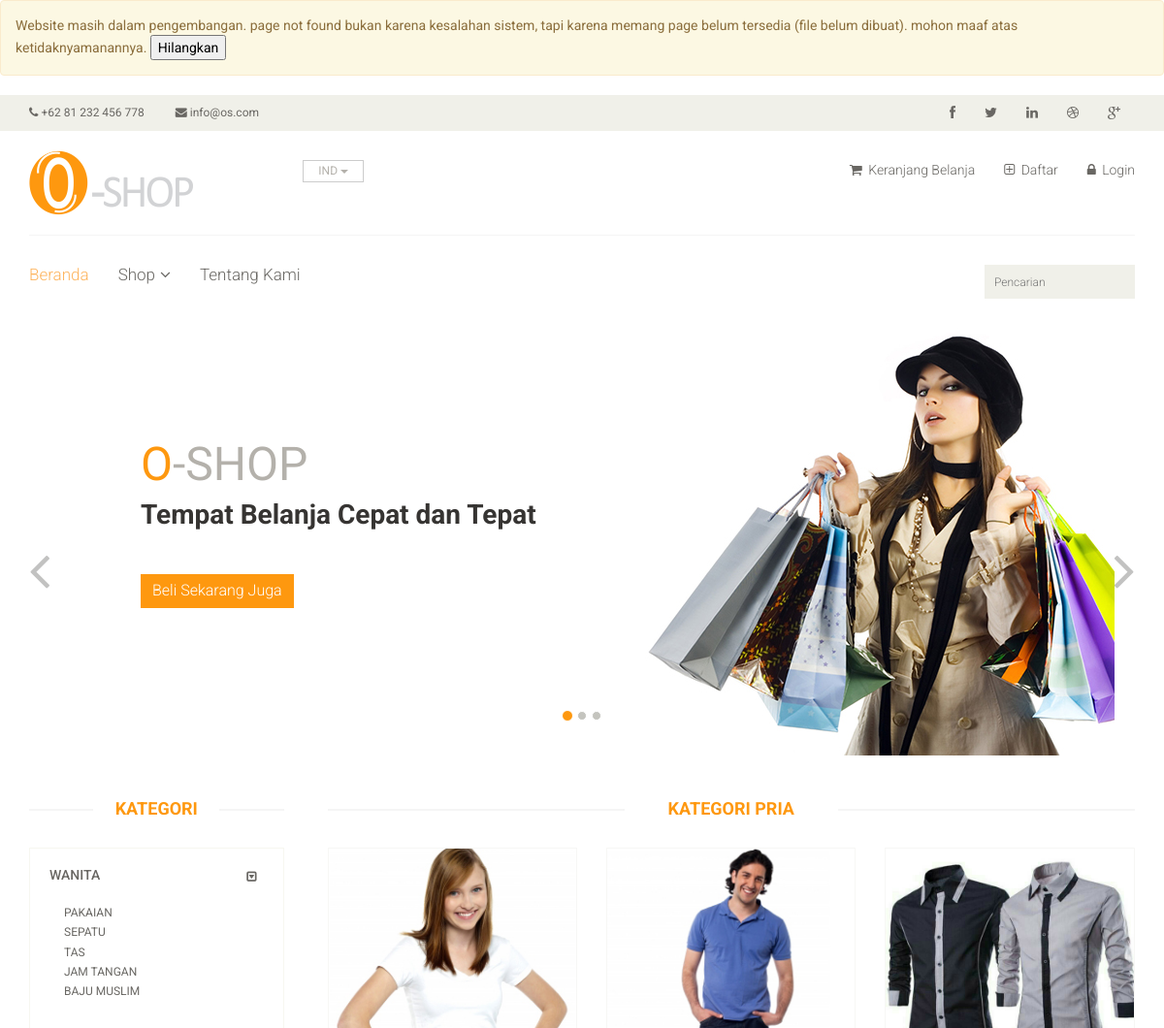
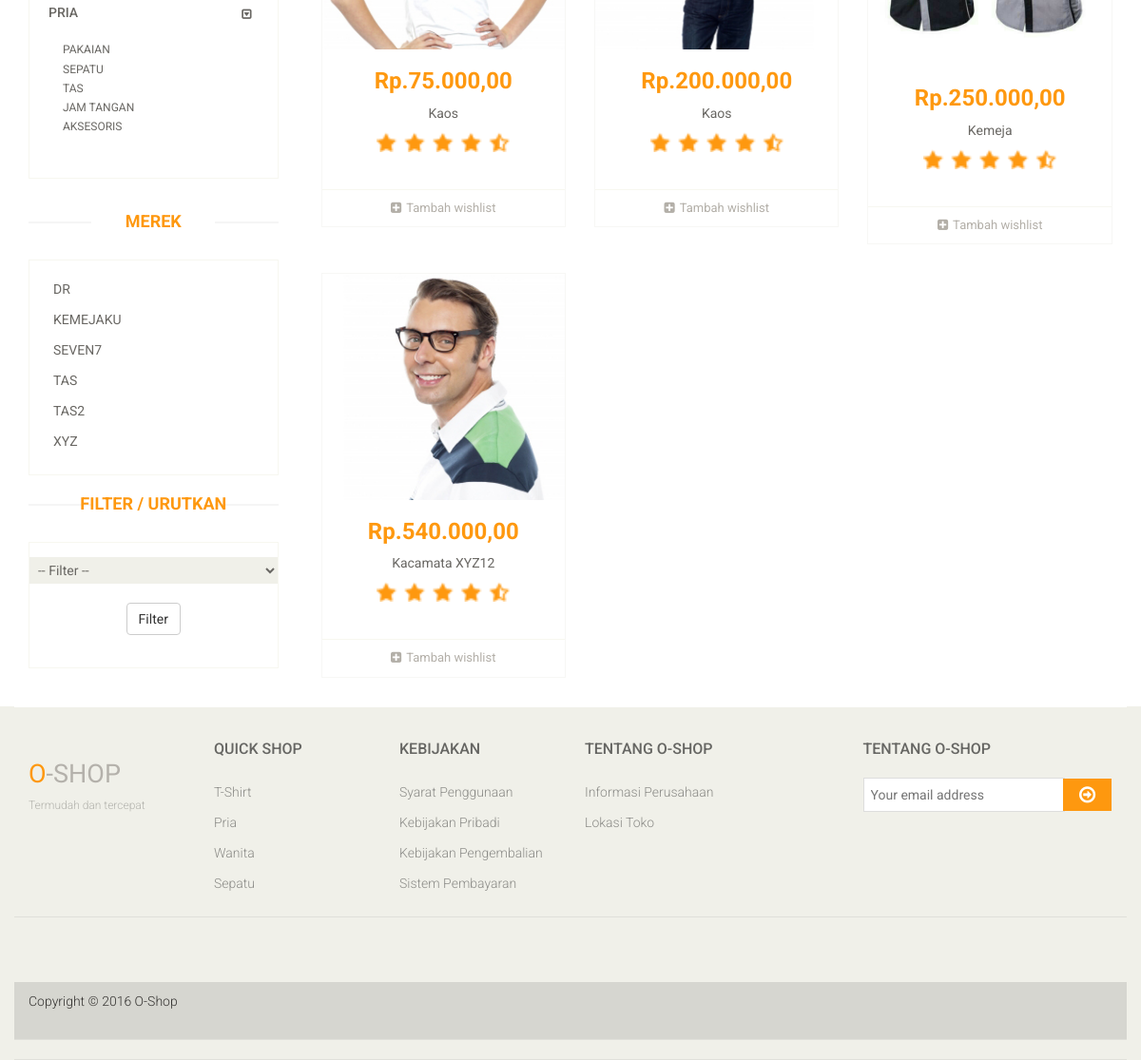
The page /welcome/kategori/pria on the database its author committed (2 pictures, top to bottom).
### tables this page shows
CREATE TABLE `subkategori` (
  `id_sub` int(11) NOT NULL,
  `nama_sub` varchar(30) NOT NULL,
  `kategori` int(11) NOT NULL
);

CREATE TABLE `produk` (
  `id_produk` int(11) NOT NULL,
  `nama_produk` varchar(50) NOT NULL,
  `detail_produk` longtext NOT NULL,
  `stock_produk` int(11) NOT NULL,
  `kondisi_produk` int(11) NOT NULL,
  `brand_produk` varchar(50) NOT NULL,
  `harga_produk` int(11) NOT NULL,
  `kategori_produk` int(11) NOT NULL,
  `foto_produk` varchar(100) NOT NULL
);

### application/controllers/Welcome.php (called while the page is built, shortened)
<?php
class Welcome extends CI_Controller {
	public function __construct()
	{
		$this->load->model('ProdukModel');
		$this->load->library('pagination');
	}
	function kategori($id = NULL)
	{
		if ($id != NULL) {
			$data['slider'] = 1;
			$data['isi'] = 'konten/home';
			$data['title'] = $id .' ';
			$data['pria'] = $this->ProdukModel->get_kategori(1);
			$data['wanita'] = $this->ProdukModel->get_kategori(2);
			$b = $this->ProdukModel->get_brand();
			$i = 0;
			foreach ($b as $value) {
				$brand[$i] = $value->brand_produk;
				$i++;
			}
			$i = 0;
			$c = 0;
			$max = count($brand);
			while ($i < $max) {
				if ($i < $max-1) {
					if ($brand[$i] == $brand[$i+1]) {
						$i++;
						$data['brand'][$c] = $brand[$i];
						if ($brand[$i+1] != $brand[$i+2]) {
							$c++;
						}
					}else{
						$data['brand'][$c] = $brand[$i];
						$c++;
					}
				}else {
					$data['brand'][$c] = $brand[$i];
				}
				$i++;
			}
			if ($id == 'pria') {
				$id = 1;
				$data['header_kategori'] = 'kategori Pria';
			}else {
				$id = 2;
				$data['header_kategori'] = 'kategori Wanita';
			}
			$data['list_produk'] = $this->ProdukModel->get_by_parent($id);
			$this->load->view('main', $data);
		}
	}
}

### index.php (called while the page is built, shortened)
<?php
require_once BASEPATH.'core/CodeIgniter.php';

### application/models/ProdukModel.php (called while the page is built, shortened)
<?php
class ProdukModel extends CI_Model {
	function get_kategori($id)
	{
		$this->db->where('kategori', $id);
		$r = $this->db->get('subkategori');
		return $r->result();
	}
	function get_brand()
	{
		$this->db->select('brand_produk');
		$this->db->order_by('brand_produk', 'asc');
		$r = $this->db->get('produk');
		return $r->result();
	}
	function get_by_parent($id)
	{
		$q = "SELECT a.* FROM produk a, subkategori b, kategori c WHERE a.kategori_produk = b.id_sub and b.kategori = c.id_kategori and c.id_kategori = $id";
		$r = $this->db->query($q);
		return $r->result();
	}
}

### application/views/konten/home.php (the view, shortened to what this page needs)
<div class="fitur_produk">
	<h2 class="title text-center">
		<?php
			if (isset($header_kategori)) {
				echo $header_kategori;
			}else echo "Fitur Produk";
		?>
	</h2>
	<?php
		if ($list_produk != NULL) {
			foreach ($list_produk as $value) {
	?>
				<div class="col-sm-4">
					<div class="product-image-wrapper">
						<div class="single-products">
							<div class="productinfo text-center">
								<img src="<?php echo base_url('assets/images/produk/'); ?><?php echo $value->foto_produk; ?>" alt="" />
								<h2>Rp.<?php echo number_format($value->harga_produk, 2, ',', '.') ?></h2>
								<p><?php echo $value->nama_produk; ?></p>
								<div class="col-md-offset-2 col-md-8">
									<img src="<?php echo base_url('assets/images/produk/rating.png'); ?>" alt="" />
								</div>
								<div class="clearfix">
									<br><br><br>
								</div>
							</div>
							<div class="product-overlay">
								<div class="overlay-content">
								</div>
							</div>
						</div>
						<div class="choose">
							<ul class="nav nav-pills nav-justified">
								<li><a href="<?php echo base_url('produk/proses_wishlist/') .$value->id_produk; ?>"><i class="fa fa-plus-square"></i>Tambah wishlist</a></li>
							</ul>
						</div>
					</div>
				</div>
	<?php
			}
		}
	?>
</div>
<div class="clearfix">
</div>

### application/views/layout/sidebar.php (shortened to what this page needs)
<section>
	<div class="container">
		<div class="row">
			<div class="col-sm-3">
				<div class="left-sidebar">
					<h2>Kategori</h2>
					<div class="panel-group category-products" id="accordian">
						<div class="panel panel-default">
							<div class="panel-heading">
								<h4 class="panel-title">
									<a data-toggle="collapse" data-parent="#accordian" href="#sportswear">
										<span class="badge pull-right"><i class="fa fa-caret-square-o-down"></i></span>
										<a href="<?php echo base_url('welcome/kategori/wanita'); ?>" title="">Wanita</a>
									</a>
								</h4>
							</div>
							<div id="sportswear" class="panel-collapse in">
								<div class="panel-body">
									<ul>
										<?php
											if ($wanita != NULL) {
												foreach ($wanita as $value) {
										?>
													<li><a href="<?php echo base_url('produk/kategori/') .$value->id_sub; ?>"><?php echo $value->nama_sub; ?> </a></li>
										<?php
												}
											}
										?>
									</ul>
								</div>
							</div>
						</div>
						<div class="panel panel-default">
							<div class="panel-heading">
								<h4 class="panel-title">
									<a data-toggle="collapse" data-parent="#accordian" href="#mens">
										<span class="badge pull-right"><i class="fa fa-caret-square-o-down"></i></span>
										<a href="<?php echo base_url('welcome/kategori/pria'); ?>" title="">Pria</a>
									</a>
								</h4>
							</div>
							<div id="mens" class="panel-collapse in">
								<div class="panel-body">
									<ul>
										<?php
											if ($pria != NULL) {
												foreach ($pria as $value) {
										?>
													<li><a href="<?php echo base_url('produk/kategori/') .$value->id_sub; ?>"><?php echo $value->nama_sub; ?> </a></li>
										<?php
												}
											}
										?>
									</ul>
								</div>
							</div>
						</div>
					</div>
					<div class="brands_products">
						<h2>Merek</h2>
						<div class="brands-name">
							<ul class="nav nav-pills nav-stacked">
								<?php
									if ($brand != NULL) {
										foreach ($brand as $value) {
								?>
											<li><a href="<?php echo base_url('produk/brand/') .$value; ?>"> <span class="pull-right"></span><?php echo $value; ?></a></li>
								<?php
										}
									}
								?>
							</ul>
						</div>
					</div>
					<br>
					<div class="brands_products">
						<h2>Filter / Urutkan</h2>
						<div class="brands-name">
							<form action="<?php echo base_url('welcome/index'); ?>" method="get" accept-charset="utf-8">
								<select name="orderby" required >
									<option value="">-- Filter --</option>
								</select>
								<div align="center">
									<br>
									<button type="submit" class="btn btn-default">Filter</button>
								</div>
							</form>
						</div>
					</div>
				</div>
			</div>
			<div class="col-sm-9 padding-right">

### assets/css/main.css (style rules this page uses)
body { font-family: 'Roboto', sans-serif; background:; position: relative; font-weight:400px; }
ul li { list-style: none; }
a { -webkit-transition: 300ms; -moz-transition: 300ms; -o-transition: 300ms; transition: 300ms; }
h1, h2, h3, h4, h5, h6 { font-family: 'Roboto', sans-serif; }
.category-products { border: 1px solid #F7F7F0; margin-bottom: 35px; padding-bottom: 20px; padding-top: 15px; }
.left-sidebar h2, .brands_products h2 { color: #FE980F; font-family: 'Roboto', sans-serif; font-size: 18px; font-weight: 700; margin: 0 auto 30px; text-align: center; text-transform: uppercase; position: relative; z-index:3; }
.left-sidebar h2:after, h2.title:after { content: " "; position: absolute; border: 1px solid #f5f5f5; bottom:8px; left: 0; width: 100%; height: 0; z-index: -2; }
.left-sidebar h2:before { content: " "; position: absolute; background: #fff; bottom: -6px; width: 130px; height: 30px; z-index: -1; left: 50%; margin-left: -65px; }
h2.title:before { content: " "; position: absolute; background: #fff; bottom: -6px; width: 220px; height: 30px; z-index: -1; left: 50%; margin-left: -110px; }
.category-products .panel { background-color: #FFFFFF; border: 0px; border-radius: 0px; box-shadow:none; margin-bottom: 0px; }
.category-products .panel-default .panel-heading { background-color: #FFFFFF; border: 0 none; color: #FFFFFF; padding: 5px 20px; }
.category-products .panel-default .panel-heading .panel-title a { color: #696763; font-family: 'Roboto', sans-serif; font-size: 14px; text-decoration: none; text-transform: uppercase; }
.panel-group .panel-heading + .panel-collapse .panel-body { border-top: 0 none; }
.category-products .badge { background:none; border-radius: 10px; color: #696763; display: inline-block; font-size: 12px; font-weight: bold; line-height: 1; min-width: 10px; padding: 3px 7px; text-align: center; vertical-align: baseline; white-space: nowrap; }
.panel-body ul { padding-left: 20px; }
.panel-body ul li a { color: #696763; font-family: 'Roboto', sans-serif; font-size: 12px; text-transform: uppercase; }
.brands-name { border: 1px solid #F7F7F0; padding-bottom: 20px; padding-top: 15px; }
.brands-name .nav-stacked li a { background-color: #FFFFFF; color: #696763; font-family: 'Roboto', sans-serif; font-size: 14px; padding: 5px 25px; text-decoration: none; text-transform: uppercase; }
.padding-right { padding-right: 0; }
h2.title { color: #FE980F; font-family: 'Roboto', sans-serif; font-size: 18px; font-weight: 700; margin: 0 15px; text-transform: uppercase; margin-bottom: 30px; position: relative; }
.product-image-wrapper { border:1px solid #F7F7F5; overflow: hidden; margin-bottom:30px; }
.single-products { position: relative; }
.productinfo h2 { color: #FE980F; font-family: 'Roboto', sans-serif; font-size: 24px; font-weight: 700; }
.productinfo p { font-family: 'Roboto', sans-serif; font-size: 14px; font-weight: 400; color: #696763; }
.productinfo img { width: 100%; }
.productinfo { position:relative; }
.product-overlay { background:#FE980F; top: 0; display: none; height: 0; position: absolute; transition: height 500ms ease 0s; width: 100%; display: block; opacity: .8; }
.product-overlay .overlay-content { bottom: 0; position: absolute; bottom: 0; text-align: center; width: 100%; }
.choose { border-top: 1px solid #F7F7F0; }
.choose ul li a { color: #B3AFA8; font-family: 'Roboto', sans-serif; font-size: 13px; padding-left: 0; padding-right: 0; }
.choose ul li a i { margin-right:5px; }
.user_info input, select, textarea { background: #F0F0E9; border:0; color: #696763; padding: 5px; width: 100%; border-radius: 0; resize: none }

### rows shown on the page
subkategori: nama_sub "PAKAIAN"
subkategori: nama_sub "SEPATU"
subkategori: nama_sub "TAS"
subkategori: nama_sub "JAM TANGAN"
subkategori: nama_sub "BAJU MUSLIM"
subkategori: nama_sub "PAKAIAN"
subkategori: nama_sub "SEPATU"
subkategori: nama_sub "TAS"
subkategori: nama_sub "JAM TANGAN"
subkategori: nama_sub "AKSESORIS"
produk: foto_produk (picture), harga_produk "75.000,00", nama_produk "Kaos"
produk: foto_produk (picture), harga_produk "200.000,00", nama_produk "Kaos"
produk: foto_produk (picture), harga_produk "250.000,00", nama_produk "Kemeja"
produk: foto_produk (picture), harga_produk "540.000,00", nama_produk "Kacamata XYZ12"

### other values the page prints
$value "DR"
$value "KEMEJAKU"
$value "SEVEN7"
$value "TAS"
$value "TAS2"
$value "XYZ"
$header_kategori "KATEGORI PRIA"
